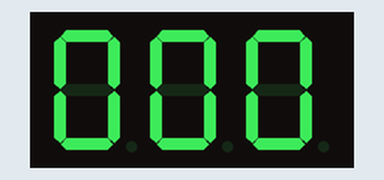
Recording of a sketch running on a simulated Arduino Uno, built with avr-gcc and run on an emulated ATmega328P. Parts: 3-digit seven-segment display. Wiring (inferred from the names in the program): BCD to 7-segment decoder: data pin 2, pin 3, pin 4, pin 5; 3-digit 7-segment display, segments lit when HIGH: segments Q0, Q1, Q2, Q3, Q4, Q5, Q6; digit selects pin 10, pin 9, pin 8. The segment pins are drawn as the display they are named for.

Above: at 0.21 s.
At 3.84 s:
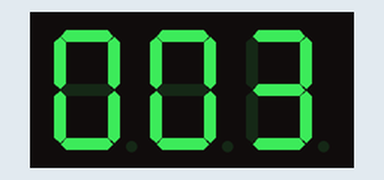
At 5.66 s:
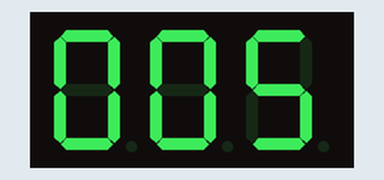
At 16.78 s:
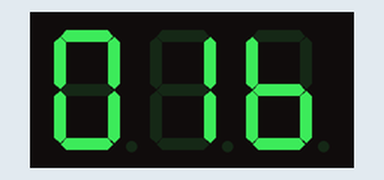
At 27.3 s:
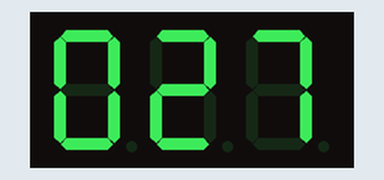
At 37.54 s:
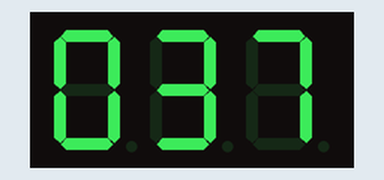

The sketch:

3_display_7_segment_BCD_encoder.ino
```cpp
/* 3 display Common cathode
   encoder BCD to 7segment  CD 4511
*/
#define pina 2
#define pinb 3
#define pinc 4
#define pind 5
#define coma 10
#define comb 9
#define comc 8
#define timedelay 55 /*approx 1 s */
#define NIM 006

void displaynum(int);

void setup()
{
  pinMode(pina, OUTPUT);
  pinMode(pinb, OUTPUT);
  pinMode(pinc, OUTPUT);
  pinMode(pind, OUTPUT);
  pinMode(coma, OUTPUT);
  pinMode(comb, OUTPUT);
  pinMode(comc, OUTPUT);
  digitalWrite(coma, HIGH);
  digitalWrite(comb, HIGH);
  digitalWrite(comc, HIGH);
  for (int ii = 0; ii < 999; ++ii)
  {
    displaynum(ii);
    delay(1);
  }
}

void loop()
{
  displaynum(NIM);
}

void displaynum(int num)
{
  uint8_t digit1 = num / 100;
  uint8_t digit2 = (num / 10) - (10 * digit1);
  uint8_t digit3 = num - (100 * digit1 + 10 * digit2);

  int kk = 0;
  do
  {
    PORTD &= 0x00;
    PORTD |= (digit1 << 2);
    PORTB &= 0x03;
    delay(timedelay);

    // PORTD &= 0x00;
    PORTD ^= (digit1 << 2);
    PORTD |= (digit2 << 2);
    PORTB ^= 0x06;
    delay(timedelay);

    // PORTD &= 0x00;
    PORTD ^= (digit2 << 2);
    PORTD |= (digit3 << 2);
    PORTB ^= 0x03;
    delay(timedelay);

    PORTD ^= (digit3 << 2);
    PORTB += 0x01;
    kk++;
  } while (kk < 6);
}
```

BCD_counting_down.ino
```cpp
/*
    Praktikum 7
    Problem 7b
    Penampil 7 segmen Dengan BCD Counting down
    Comm Cathode
*/

#include <avr/io.h>
#define DELAY_TIME 500
#include <util/delay.h>
int main(void)
{
    DDRB |= 0x0F;  /*PIN A B C D */
    PORTB |= 0x00; /*|->8 9 10 11 */

    while (1)
    {

        for (uint8_t ii = 9; ii >= 0; --ii)
        {
            PORTB = ii;
            _delay_ms(DELAY_TIME);
            if (!ii)
            {
                break;
            }
        }
    }
}
```
